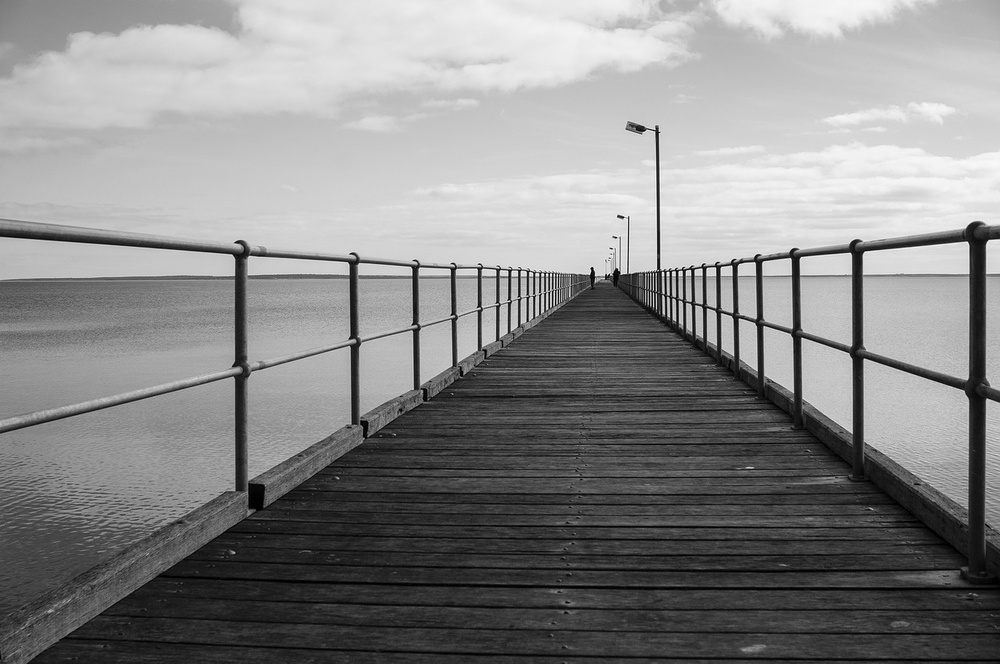
#> input picture ImageProcessing/CannyEdge/original.jpg, 1000 x 664 px, shrunk from 1280 x 850 before the run
$ python cannyEdge.py
#> lines starting #> are read from the running program, lines starting #| are printed output that depends on the picture; after the words box and inside, x2 and y2 are one past the last pixel; in counts of white or black regions, pixels touching at a corner belong together
import cv2
import numpy as np

img = cv2.imread('original.jpg', 0)
#> img is the input picture: shape (664, 1000); min 0, max 255, mean 136.1

# Apply CannyEdge: give min and max Threshold-Value
edges = cv2.Canny(img, 100, 300)    # cv2.Canny(source, param threshold1, param threshold2) -> thr1 (=min), thr2 (=max)
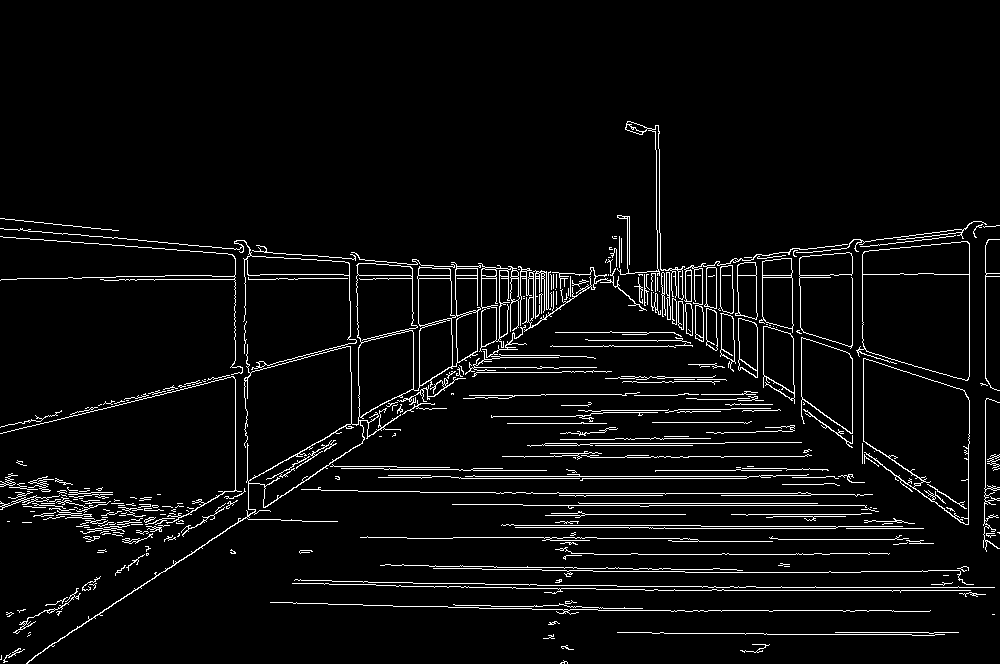
#> edges: shape (664, 1000); 4.7% white in thin lines or dots, all inside (x1, y1, x2, y2) = (0, 121, 1000, 664)

cv2.imshow('original', img)
cv2.imshow('edges', edges)

cv2.waitKey(0)
#> (the run stopped early here; a loop or call above may not have finished)
